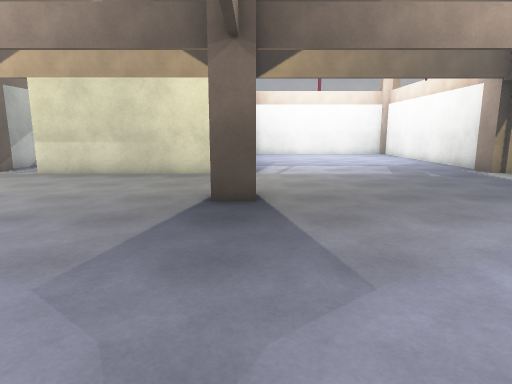
[1] (above)

24 first-person views from a walk through a Unity game level. The camera is 1.5 m above the floor, tilts 10° down and sees 75° across. The floor is counted in squares, 1 m on a side. Each view is taken from the middle of a square. On the plan, view 1 faces up. The plan holds only what a view shows up to about 15 squares ahead; the rest is blank. The place goes on beyond the plan. Surface patterns are stand-ins for the level's own textures.

[2]
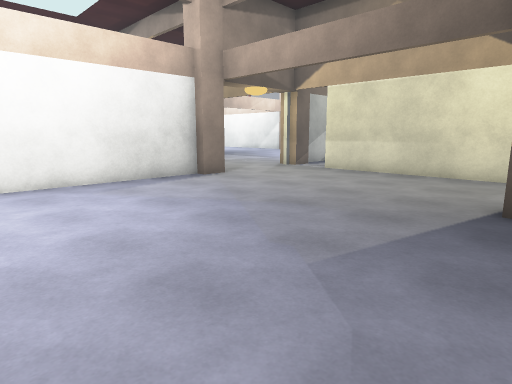

[3]
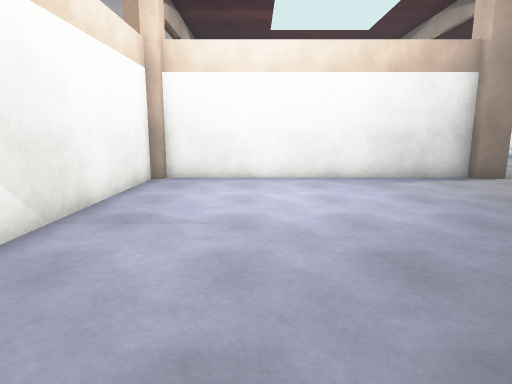

[4]
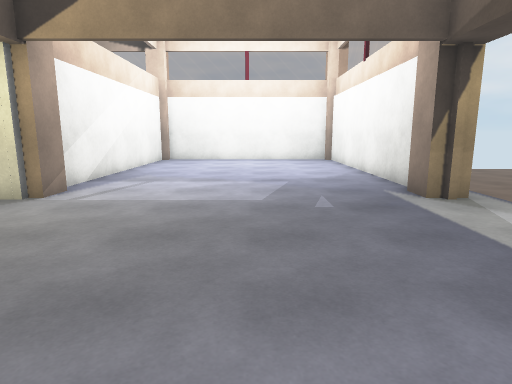

[5]
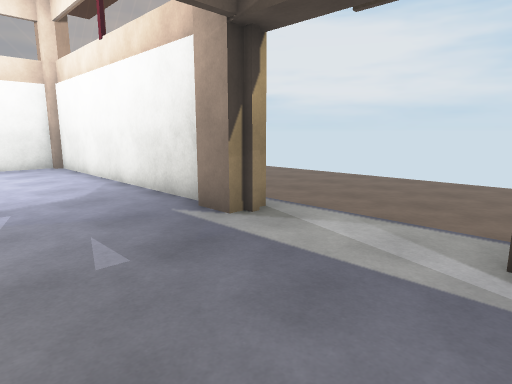

[6]
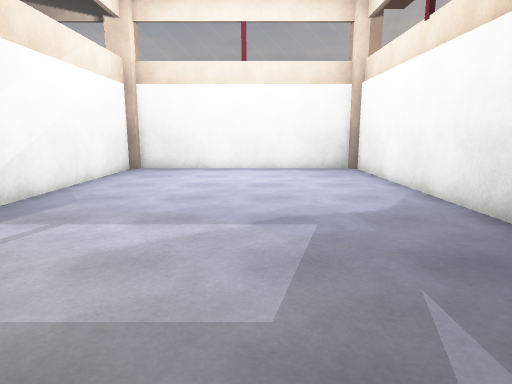

[7]
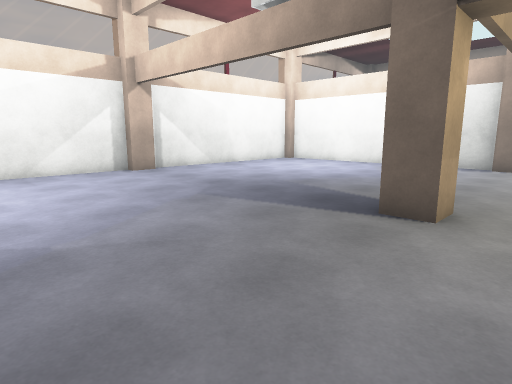

[8]
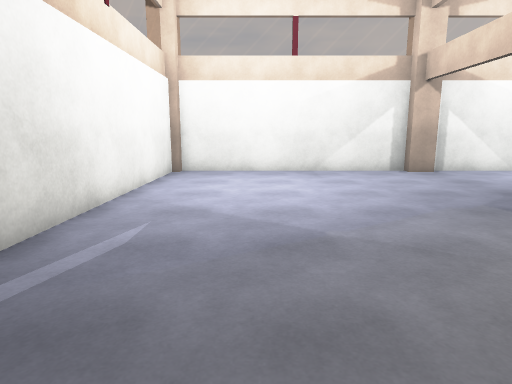

[9]
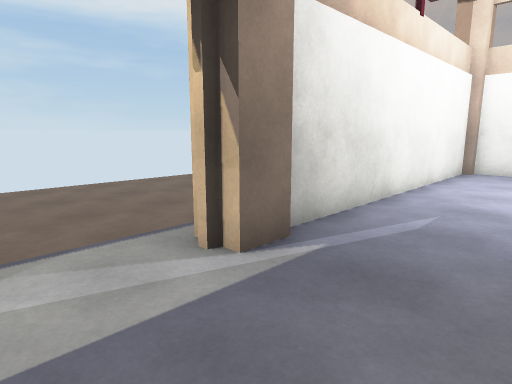

[10]
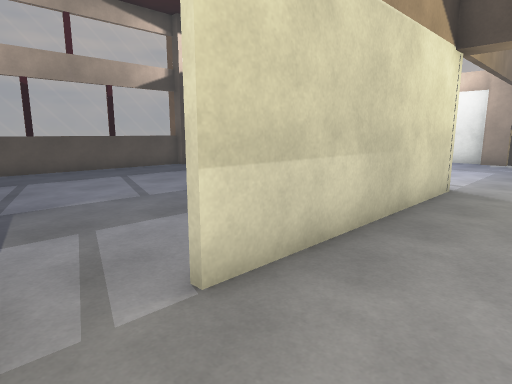

[11]
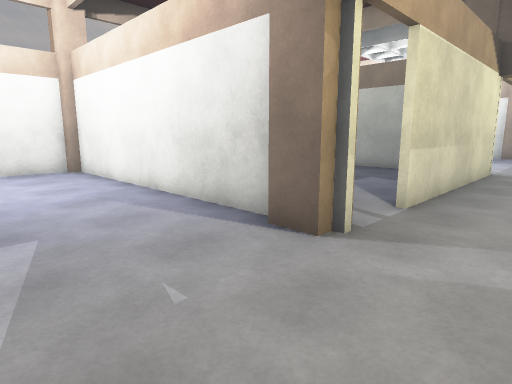

[12]
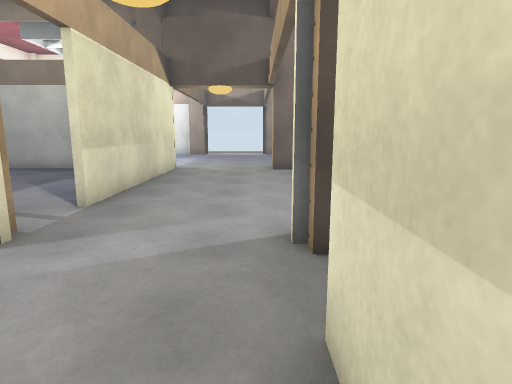

[13]
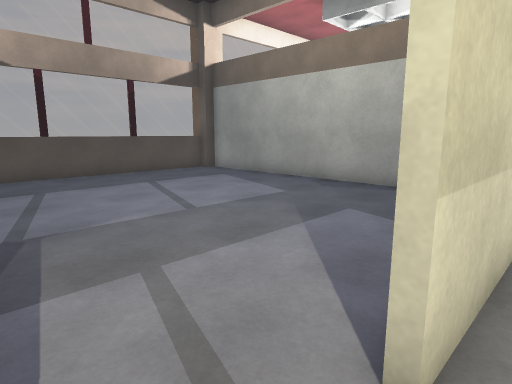

[14]
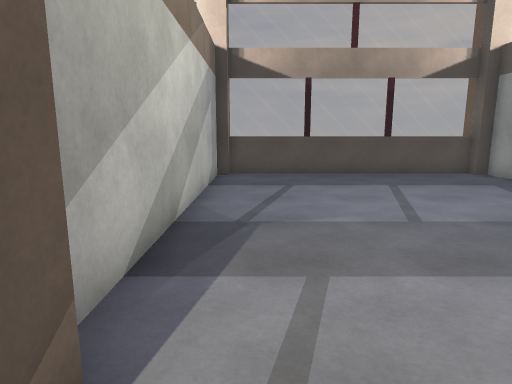

[15]
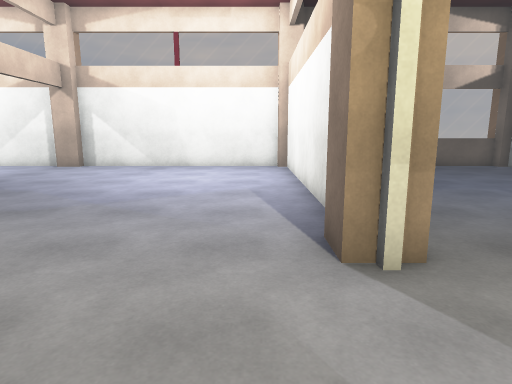

[16]
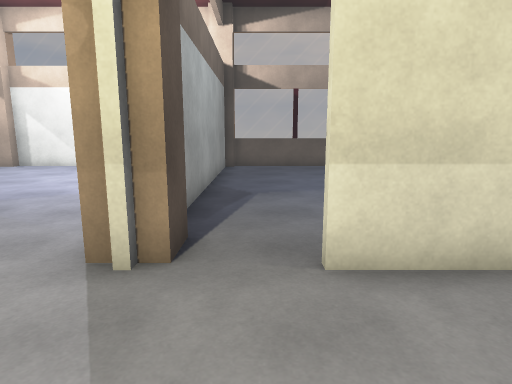

[17]
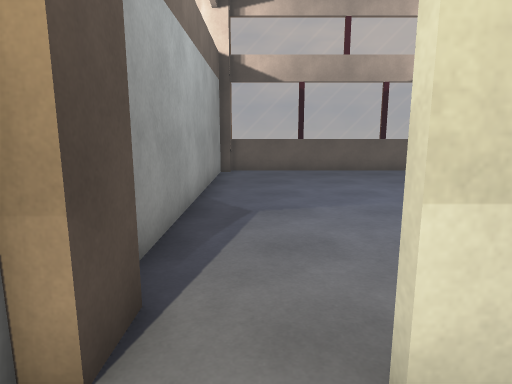

[18]
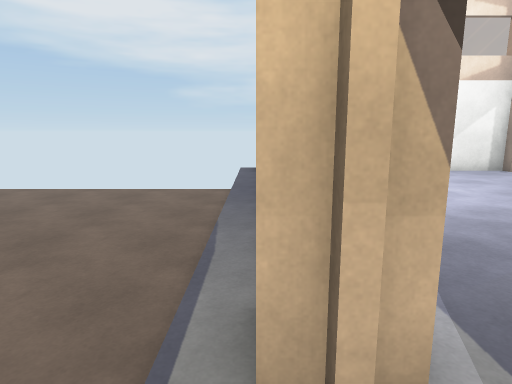

[19]
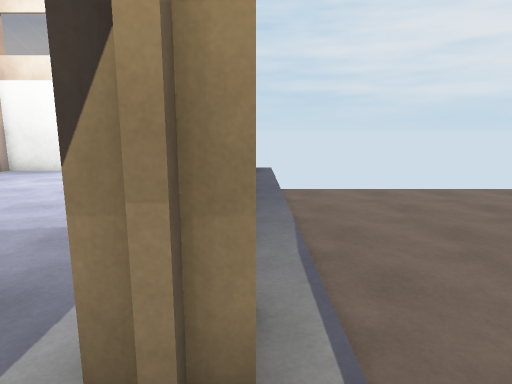

[20]
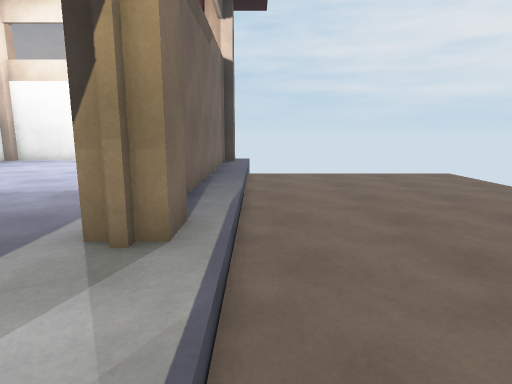

[21]
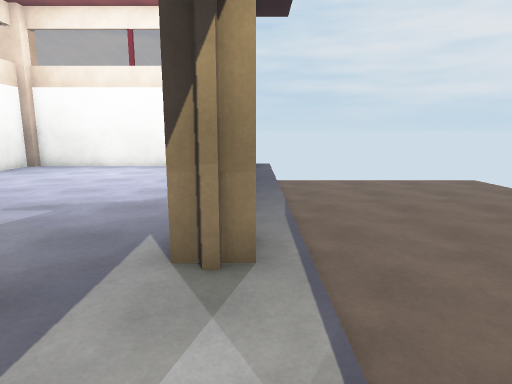

[22]
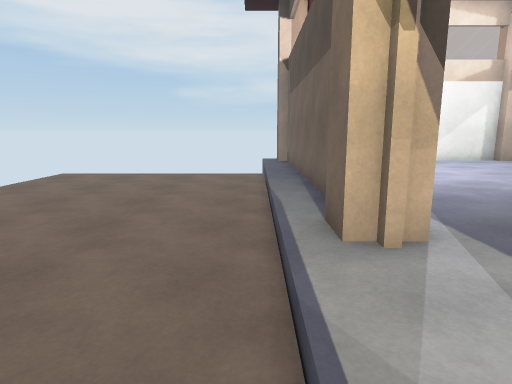

[23]
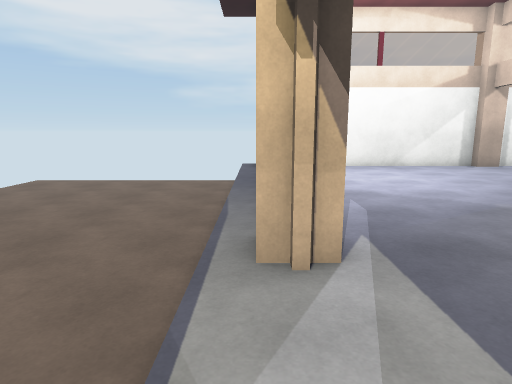

[24]
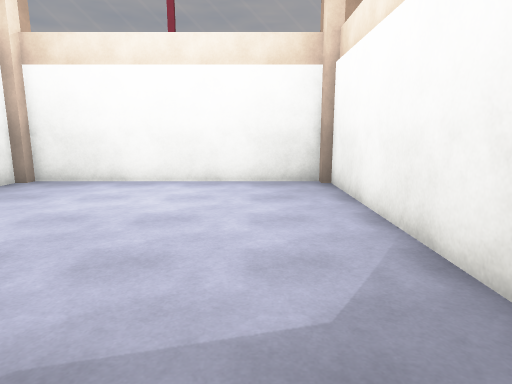

### Floor plan
Key: @ floor where view 1 was taken; # wall or solid block; . main floor; - floor 0.25 m lower than the main floor; = window, fence, low wall or low ledge.
Columns run from 15 left of view 1 to 18 right of it. Each row starts with its distance up from view 1.
 25   ####==#==#==###########
 24   ..##........##........##
 23   ..#..........#........#.
 22   ..#..........#........#.
 21  ...#..........#........#.--------
 20  ...#..........#........#.--------
 19  ...#..........#........#.--------
 18  ...#..........#........#.--------
 17  ...#..........#........#.-------
 16  ...#..........#........#.--------
 15  ...#......... #........#.--------
 14 ....##......   #........##--------
 13 ....##.#########........##--------
 12 ..........................--------
 11  .........................--------
 10 ..........................--------
  9 ..........................--------
  8 ###.##........##........##--------
  7  ...##........##........##--------
  6  ...#...................#.--------
  5 ....#...................#.--------
  4 ....#...................#.--------
  3 ....#...................#.--------
  2 ....#...................#.--------
  1 ....#...................#.--------
  0 ....#..........@........#.--------
 -1 ....#...................#.
 -2 ....#...................#.
 -3 ....##........##........##
 -4 ====#####################

Positions as (right, up) in squares from view 1, and headings:
1: (0, 0), facing up
2: (0, 0), facing up-left
3: (1, 0), facing left
4: (5, 5), facing up
5: (5, 8), facing up-right
6: (5, 10), facing up
7: (6, 10), facing down-left
8: (6, 10), facing down
9: (6, 11), facing down-right
10: (-10, 10), facing up-right
11: (-15, 10), facing up-right
12: (-15, 9), facing right
13: (-10, 12), facing up-right
14: (-9, 12), facing up
15: (-9, 12), facing down
16: (-12, 12), facing down
17: (-12, 10), facing down
18: (10, 10), facing down
19: (10, 11), facing up
20: (11, 9), facing up
21: (10, 9), facing up
22: (11, 12), facing down
23: (10, 12), facing down
24: (7, 14), facing up
